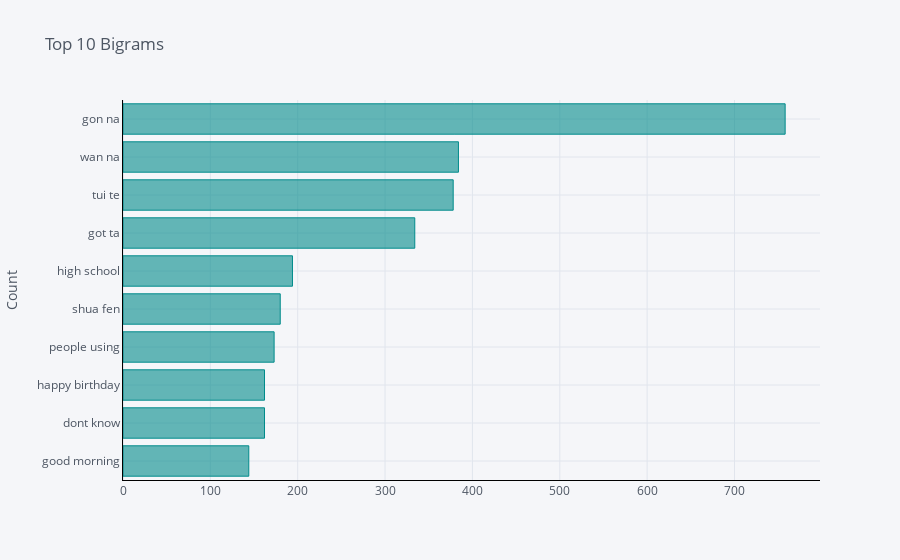

Notebook cell for this chart:
### Code cell
bigrams(data,'not_cyberbullying')

### Figure 1 — Plotly figure (JSON) as saved in the notebook; plotly's stock layout.template omitted (floating-point values rounded to 4 significant figures)
{"data": [{"marker": {"color": "rgba(0, 139, 139, 0.6)", "line": {"color": "rgba(0, 139, 139, 1.0)", "width": 1}}, "name": "count", "orientation": "h", "text": "", "type": "bar", "x": [144, 162, 162, 173, 180, 194, 334, 378, 384, 758], "y": ["good morning", "dont know", "happy birthday", "people using", "shua fen", "high school", "got ta", "tui te", "wan na", "gon na"]}], "layout": {"autosize": true, "legend": {"bgcolor": "#F5F6F9", "font": {"color": "#4D5663"}}, "paper_bgcolor": "#F5F6F9", "plot_bgcolor": "#F5F6F9", "title": {"font": {"color": "#4D5663"}, "text": "Top 10 Bigrams"}, "xaxis": {"autorange": true, "gridcolor": "#E1E5ED", "linecolor": "black", "range": [0, 797.9], "showgrid": true, "tickfont": {"color": "#4D5663"}, "title": {"font": {"color": "#4D5663"}, "text": ""}, "type": "linear", "zerolinecolor": "#E1E5ED"}, "yaxis": {"autorange": true, "gridcolor": "#E1E5ED", "linecolor": "black", "range": [-0.5, 9.5], "showgrid": true, "tickfont": {"color": "#4D5663"}, "title": {"font": {"color": "#4D5663"}, "text": "Count"}, "type": "category", "zerolinecolor": "#E1E5ED"}}}
